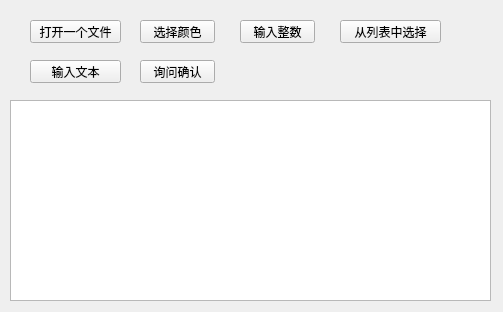
<?xml version="1.0" encoding="UTF-8"?>
<ui version="4.0">
 <class>Widget</class>
 <widget class="QWidget" name="Widget">
  <property name="geometry">
   <rect>
    <x>0</x>
    <y>0</y>
    <width>503</width>
    <height>312</height>
   </rect>
  </property>
  <property name="windowTitle">
   <string>Widget</string>
  </property>
  <widget class="QPlainTextEdit" name="plainTextEdit">
   <property name="geometry">
    <rect>
     <x>10</x>
     <y>100</y>
     <width>481</width>
     <height>201</height>
    </rect>
   </property>
  </widget>
  <widget class="QPushButton" name="pushButton">
   <property name="geometry">
    <rect>
     <x>30</x>
     <y>20</y>
     <width>91</width>
     <height>23</height>
    </rect>
   </property>
   <property name="text">
    <string>打开一个文件</string>
   </property>
  </widget>
  <widget class="QPushButton" name="pushButton_2">
   <property name="geometry">
    <rect>
     <x>140</x>
     <y>20</y>
     <width>75</width>
     <height>23</height>
    </rect>
   </property>
   <property name="text">
    <string>选择颜色</string>
   </property>
  </widget>
  <widget class="QPushButton" name="pushButton_3">
   <property name="geometry">
    <rect>
     <x>240</x>
     <y>20</y>
     <width>75</width>
     <height>23</height>
    </rect>
   </property>
   <property name="text">
    <string>输入整数</string>
   </property>
  </widget>
  <widget class="QPushButton" name="pushButton_4">
   <property name="geometry">
    <rect>
     <x>340</x>
     <y>20</y>
     <width>101</width>
     <height>23</height>
    </rect>
   </property>
   <property name="text">
    <string>从列表中选择</string>
   </property>
  </widget>
  <widget class="QPushButton" name="pushButton_5">
   <property name="geometry">
    <rect>
     <x>30</x>
     <y>60</y>
     <width>91</width>
     <height>23</height>
    </rect>
   </property>
   <property name="text">
    <string>输入文本</string>
   </property>
  </widget>
  <widget class="QPushButton" name="pushButton_6">
   <property name="geometry">
    <rect>
     <x>140</x>
     <y>60</y>
     <width>75</width>
     <height>23</height>
    </rect>
   </property>
   <property name="text">
    <string>询问确认</string>
   </property>
  </widget>
 </widget>
 <layoutdefault spacing="6" margin="11"/>
 <resources/>
 <connections/>
</ui>
